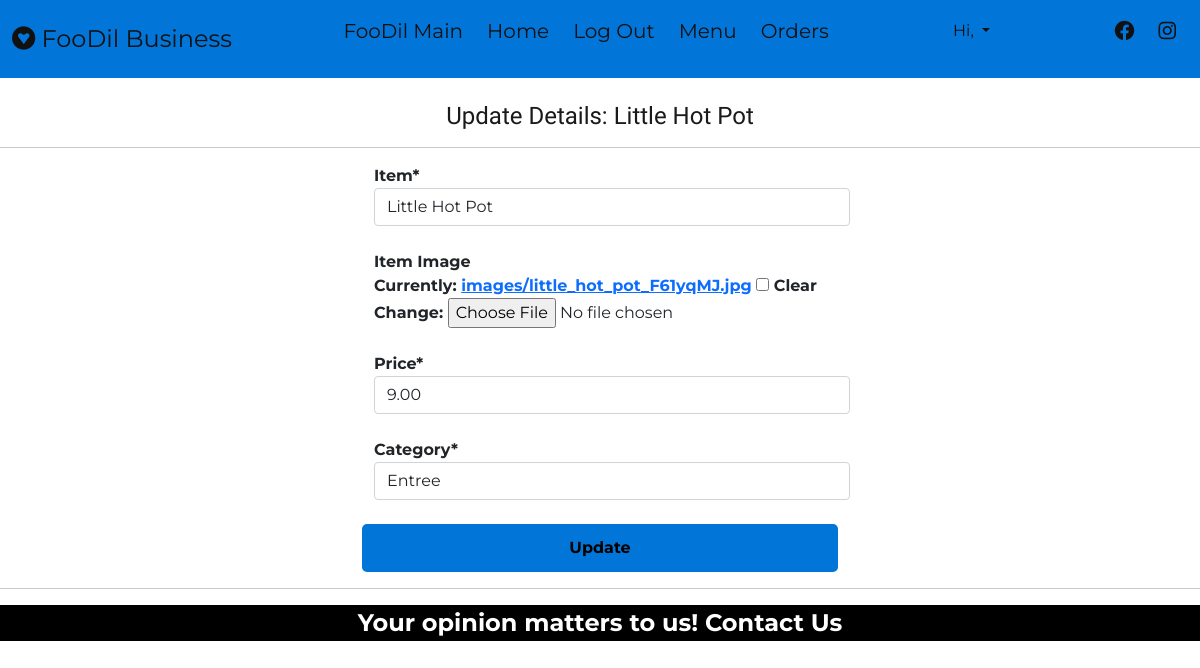
Screenshot of /restaurant/update_item/82/ (signed in) with the database file from the repository.
### restaurant/models.py (models this page shows, shortened)
class Menu(models.Model):
    restaurantID = models.ForeignKey(Restaurant_Account, on_delete=models.CASCADE, default=None, null=True)
    item = models.CharField(max_length=100)
    itemImage = models.ImageField(upload_to='images/', blank=True)
    price = models.DecimalField(max_digits=6, decimal_places=2)
    category = models.CharField(
        max_length=20,
        choices=CHOICES)

### restaurant/decorators.py (the view)
        def wrapper_func(request, *args, **kwargs):
            group = None
            if request.user.groups.exists():
                group = request.user.groups.all()[0].name
            if group in allowed_roles:
                return view_func(request, *args, **kwargs)
            else:
                return HttpResponse('You are not authorized to view this page. You need to login with a business account. To sign up or login, please logout first.')

### restaurant/forms.py
class MenuForm(forms.ModelForm):
    item = forms.CharField(required=True)
    itemImage = forms.ImageField(required=False, label='Item Image')
    price = forms.DecimalField(required=True)
    category = forms.ChoiceField(choices=CATEGORY)
    class Meta:
        model = Menu
        fields = ('restaurantID','item', 'itemImage', 'price', 'category')

### restaurant/models.py (called while the page is built)
    def __str__(self):
        return str(self.restaurantID)

### restaurant/views.py (called while the page is built)
@login_required(login_url='r_login')
@allowed_users(allowed_roles=['admin', 'restaurant'])
def Update_Item(request, itemID):
    menu = get_object_or_404(Menu, id=itemID)
    form = MenuForm(request.POST or None, request.FILES or None, instance=menu)
    if form.is_valid():
        form.save()
        messages.success(request, "Updated successfully!")
    return render(request, 'restaurant/update_item.html', {'menu': menu, 'form': form})

### templates/restaurant/update_item.html (shortened to what this page needs)
{% extends 'restaurant/base.html' %}
{% load crispy_forms_tags %}
{% block content %}
<br>
<div class="text-center">
    <h4>Update Details: {{menu.item}}</h4>
</div>
<hr>
<div class="container" style="width:500px;">
    <form action="" method="POST" enctype="multipart/form-data">
        <div class="container" style="width: 500px; font-family: 'Montserrat', sans-serif; font-weight:bold;" >
            <div class="form-inline">
                <div class="form-group mb-4">
                    {{ form.item|as_crispy_field }}
                </div>
                <div class="form-group mb-4">
                    {{ form.itemImage|as_crispy_field }}
                </div>
                <div class="form-group mb-4">
                    {{ form.price|as_crispy_field }}
                </div>
                <div class="form-group mb-4">
                    {{ form.category|as_crispy_field }}
                </div>
            </div>
        </div>
        <button type="submit" class="bg-yellow col-md-12 myBtn">Update</button>
    </form>
</div>
<hr>
{% endblock %}

### restaurant/static/restaurant/css/style.css (style rules this page uses)
html, body { font-size: 16px; color: #797979; width: 100%; padding: 0; margin-left: 0; margin-right: 0; font-weight: 400; width: 100%; font-family: 'Raleway', sans-serif; }
h1, h2, h3, h4, h5, h6 { margin: 0; font-family: 'Raleway', sans-serif; color: #1a1a1a; margin-bottom: 10px; }
h4 { font-size: 1.6rem; line-height: 2.2rem; }
.bg-yellow { background-color: #0275d8; }
.myBtn, .myDropdown { padding: 12px 20px; border-radius: 5px; border-style: none; font-family: 'Montserrat', sans-serif; background-color: #0275d8; font-weight: bold; }

### rows the page displays
Menu: item "Little Hot Pot", price "9.00", category "Entree"
